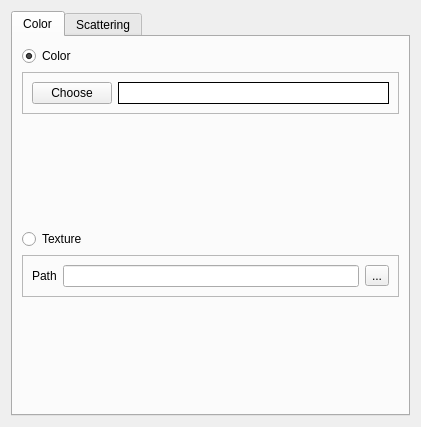
<?xml version="1.0" encoding="UTF-8"?>
<ui version="4.0">
 <class>Form</class>
 <widget class="QWidget" name="Form">
  <property name="geometry">
   <rect>
    <x>0</x>
    <y>0</y>
    <width>421</width>
    <height>427</height>
   </rect>
  </property>
  <property name="windowTitle">
   <string>Material</string>
  </property>
  <layout class="QHBoxLayout" name="horizontalLayout">
   <item>
    <widget class="QTabWidget" name="tabWidget">
     <property name="tabPosition">
      <enum>QTabWidget::North</enum>
     </property>
     <property name="tabShape">
      <enum>QTabWidget::Rounded</enum>
     </property>
     <property name="currentIndex">
      <number>0</number>
     </property>
     <property name="elideMode">
      <enum>Qt::ElideNone</enum>
     </property>
     <widget class="QWidget" name="tab">
      <attribute name="title">
       <string>Color</string>
      </attribute>
      <layout class="QVBoxLayout" name="verticalLayout">
       <item>
        <widget class="QRadioButton" name="radioButton_color">
         <property name="text">
          <string>Color</string>
         </property>
         <property name="checked">
          <bool>true</bool>
         </property>
        </widget>
       </item>
       <item alignment="Qt::AlignTop">
        <widget class="QFrame" name="frame">
         <property name="frameShape">
          <enum>QFrame::StyledPanel</enum>
         </property>
         <property name="frameShadow">
          <enum>QFrame::Plain</enum>
         </property>
         <layout class="QFormLayout" name="formLayout">
          <property name="fieldGrowthPolicy">
           <enum>QFormLayout::AllNonFixedFieldsGrow</enum>
          </property>
          <item row="0" column="0">
           <widget class="QPushButton" name="pushButton_color_choose">
            <property name="text">
             <string>Choose</string>
            </property>
           </widget>
          </item>
          <item row="0" column="1">
           <widget class="QLabel" name="label_color">
            <property name="styleSheet">
             <string notr="true">background-color: rgb(255, 255, 255);</string>
            </property>
            <property name="frameShape">
             <enum>QFrame::Box</enum>
            </property>
            <property name="text">
             <string/>
            </property>
           </widget>
          </item>
         </layout>
        </widget>
       </item>
       <item>
        <widget class="QRadioButton" name="radioButton_texture">
         <property name="text">
          <string>Texture</string>
         </property>
        </widget>
       </item>
       <item alignment="Qt::AlignTop">
        <widget class="QFrame" name="frame_3">
         <property name="accessibleName">
          <string notr="true"/>
         </property>
         <property name="frameShape">
          <enum>QFrame::StyledPanel</enum>
         </property>
         <property name="frameShadow">
          <enum>QFrame::Plain</enum>
         </property>
         <layout class="QHBoxLayout" name="horizontalLayout_2">
          <item>
           <widget class="QLabel" name="label_12">
            <property name="text">
             <string>Path</string>
            </property>
           </widget>
          </item>
          <item>
           <widget class="QLineEdit" name="lineEdit_texture_path"/>
          </item>
          <item>
           <widget class="QToolButton" name="toolButton_texture_path">
            <property name="text">
             <string>...</string>
            </property>
           </widget>
          </item>
         </layout>
        </widget>
       </item>
      </layout>
     </widget>
     <widget class="QWidget" name="tab_2">
      <attribute name="title">
       <string>Scattering</string>
      </attribute>
      <layout class="QFormLayout" name="formLayout_2">
       <item row="0" column="0">
        <widget class="QLabel" name="label">
         <property name="text">
          <string>Refraction Index</string>
         </property>
        </widget>
       </item>
       <item row="0" column="1">
        <widget class="QFrame" name="frame_2">
         <property name="frameShape">
          <enum>QFrame::StyledPanel</enum>
         </property>
         <property name="frameShadow">
          <enum>QFrame::Plain</enum>
         </property>
         <layout class="QHBoxLayout" name="horizontalLayout_3">
          <property name="leftMargin">
           <number>0</number>
          </property>
          <property name="topMargin">
           <number>0</number>
          </property>
          <property name="rightMargin">
           <number>0</number>
          </property>
          <property name="bottomMargin">
           <number>0</number>
          </property>
          <item>
           <widget class="QDoubleSpinBox" name="doubleSpinBox_ri_real">
            <property name="value">
             <double>1.000000000000000</double>
            </property>
           </widget>
          </item>
          <item>
           <widget class="QDoubleSpinBox" name="doubleSpinBox_ri_imag"/>
          </item>
         </layout>
        </widget>
       </item>
       <item row="3" column="0" colspan="2">
        <widget class="QGroupBox" name="groupBox">
         <property name="title">
          <string>Layers</string>
         </property>
         <layout class="QGridLayout" name="gridLayout_2">
          <item row="1" column="0">
           <widget class="QPushButton" name="pushButton_add">
            <property name="text">
             <string>Add</string>
            </property>
           </widget>
          </item>
          <item row="1" column="1">
           <widget class="QPushButton" name="pushButton_delete">
            <property name="text">
             <string>Delete</string>
            </property>
           </widget>
          </item>
          <item row="0" column="0" colspan="2">
           <widget class="QListWidget" name="listWidget_layers"/>
          </item>
         </layout>
        </widget>
       </item>
       <item row="1" column="0">
        <widget class="QLabel" name="label_2">
         <property name="text">
          <string>Albedo</string>
         </property>
        </widget>
       </item>
       <item row="1" column="1">
        <widget class="QDoubleSpinBox" name="doubleSpinBox_albedo">
         <property name="decimals">
          <number>3</number>
         </property>
         <property name="maximum">
          <double>1.000000000000000</double>
         </property>
         <property name="singleStep">
          <double>0.001000000000000</double>
         </property>
         <property name="value">
          <double>0.700000000000000</double>
         </property>
        </widget>
       </item>
       <item row="2" column="0">
        <widget class="QLabel" name="label_3">
         <property name="text">
          <string>Ambient attraction</string>
         </property>
        </widget>
       </item>
       <item row="2" column="1">
        <widget class="QDoubleSpinBox" name="doubleSpinBox_ambient">
         <property name="decimals">
          <number>3</number>
         </property>
         <property name="maximum">
          <double>1.000000000000000</double>
         </property>
         <property name="value">
          <double>1.000000000000000</double>
         </property>
        </widget>
       </item>
      </layout>
     </widget>
    </widget>
   </item>
  </layout>
 </widget>
 <resources/>
 <connections/>
</ui>
